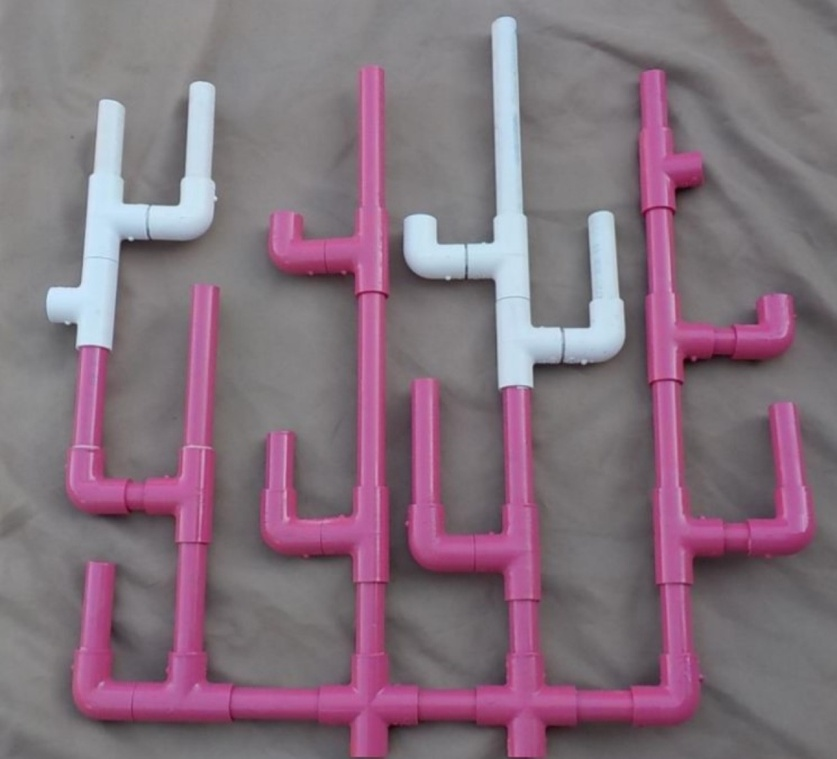
#> input picture inters/reference/coral_ref.jpg, 837 x 759 px, shrunk from 1200 x 1088 before the run
$ python coral.py
#> lines starting #> are read from the running program, lines starting #| are printed output that depends on the picture; after the words box and inside, x2 and y2 are one past the last pixel; in counts of white or black regions, pixels touching at a corner belong together
#> in load_image_from_folder, image is the input picture: shape (759, 837, 3); mean B, G, R 125.2, 112.4, 132.3
#> call 2 of load_image_from_folder, with subdir_name = 'coral'
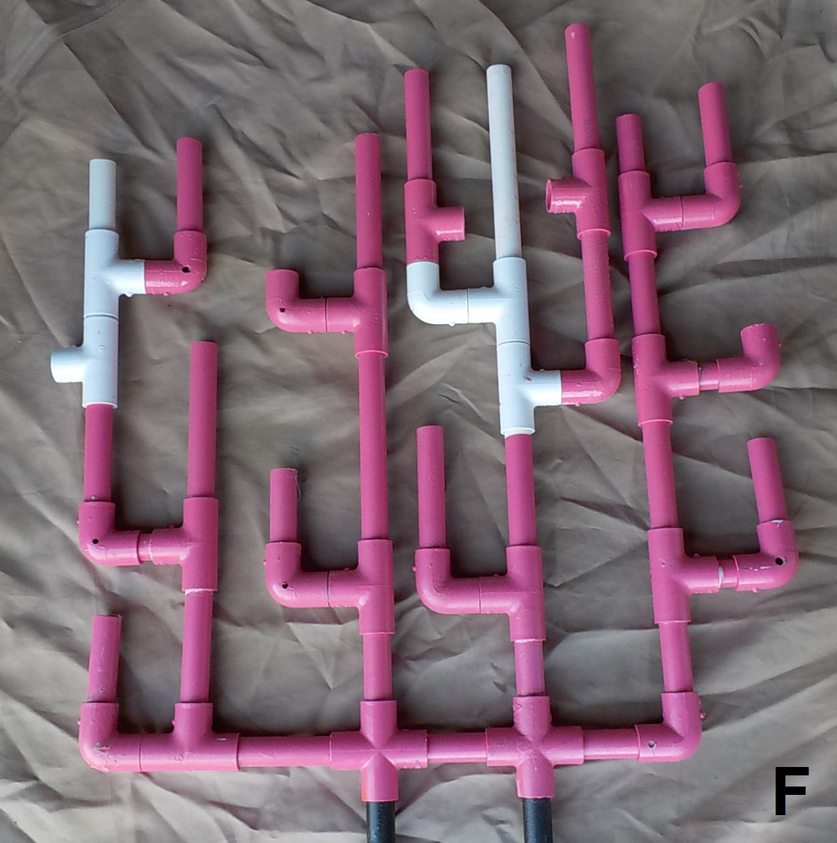
#> input picture inters/coral/Coral Colony F.png, 837 x 843 px, shrunk from 1200 x 1209 before the run
#> in load_image_from_folder, image is the input picture: shape (843, 837, 3); mean B, G, R 114.1, 102.2, 125.4
#!/usr/bin/python3 -u

import cv2
import numpy as np
from matplotlib import pyplot as plt
import imutils
from datetime import datetime
import os

from numpy.lib.npyio import load

RATIO = 0.50

GREEN  = (0,255,0)
BLUE   = (255,0,0)
YELLOW = (0,255,255)
RED    = (0,0,255)

MIN_AREA = 1000
MAX_DIST = 15
WAITKEY = 1

# [13 lines left out: function auto_resize, not called in this run]

def pad_images_to_same_size(images):
    """
    :param images: sequence of images
    :return: list of images padded so that all images have same width and height (max width and height are used)
    """
    width_max = 0
    height_max = 0
    for img in images:
        h, w = img.shape[:2]
        width_max = max(width_max, w)
        height_max = max(height_max, h)
#> this loop made 2 passes
#> (h, w, width_max, height_max) on passes 1 to 2: (759, 837, 837, 759), (843, 837, 837, 843)

    images_padded = []
    for img in images:
        h, w = img.shape[:2]

        diff_vert = height_max - h
        # pad_top = diff_vert//2
        # pad_bottom = diff_vert - pad_top
        pad_top = diff_vert
        pad_bottom = 0

        diff_hori = width_max - w
        pad_left = diff_hori//2
        pad_right = diff_hori - pad_left

        img_padded = cv2.copyMakeBorder(img, pad_top, pad_bottom, pad_left, pad_right, cv2.BORDER_CONSTANT, value=0)
        assert img_padded.shape[:2] == (height_max, width_max)
        images_padded.append(img_padded)
#> this loop made 2 passes
#> (h, w, diff_vert, pad_top, pad_bottom, diff_hori, pad_left, pad_right) on passes 1 to 2: (759, 837, 84, 84, 0, 0, 0, 0), (843, 837, 0, 0, 0, 0, 0, 0)
#> pass 1, in pad_images_to_same_size, `img_padded = cv2.copyMakeBorder(img, pad_top, pad_bottom, pad_left, pa..`:
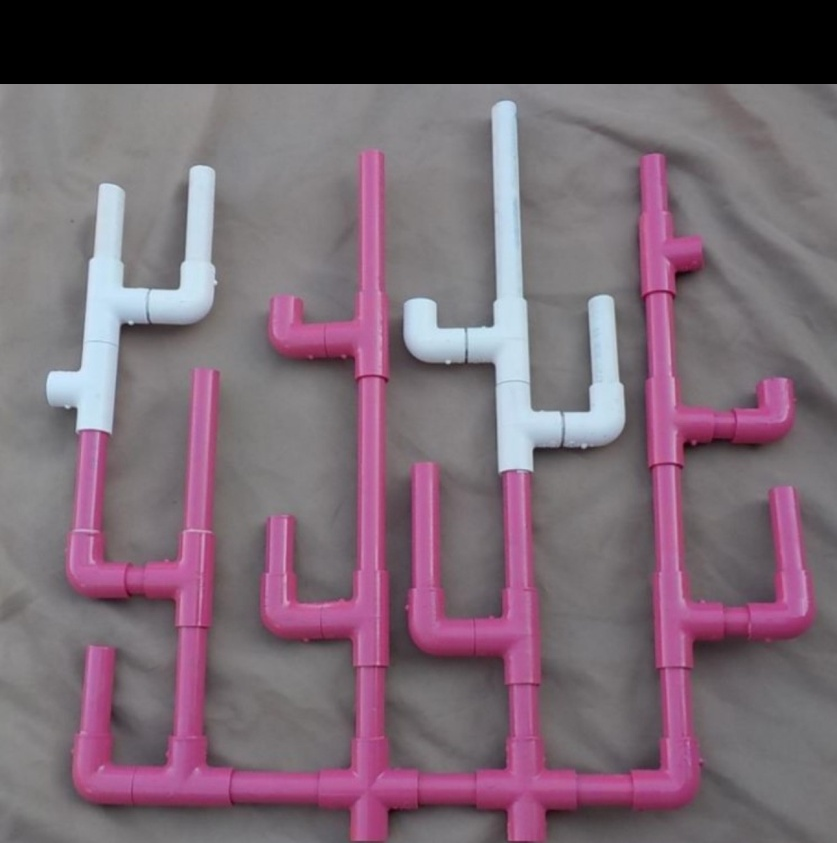
#> img_padded: shape (843, 837, 3); mean B, G, R 112.7, 101.2, 119.1
#> after the loop, images_padded = 2 items

    return images_padded

def get_nonzero(mask, to_open=False, ksize=3):
    ret, thresh = cv2.threshold(mask, 27, 255, cv2.THRESH_BINARY)

    if to_open is True:
        thresh = cv2.morphologyEx(thresh, cv2.MORPH_OPEN, np.ones((ksize,ksize), np.uint8))
        # cv2.imshow("open thresh", thresh)
        # cv2.waitKey(0)
        # cv2.destroyAllWindows()

    return cv2.findNonZero(thresh)

def process_changes(canvas1, canvas2, this_nonzero, other_pink_nonzero, other_white_nonzero, ispink, color1, color2, max_dist=30):
    counter = 0
    hasChange = True
    # cv2.imshow("canvas", canvas)
    cv2.waitKey(1)

    for coor in this_nonzero:
        counter += 1
        target = coor[0]
        tar_x, tar_y = target[0], target[1]
        can_h, can_w = canvas1.shape[:2]
        # if (tar_x >= can_w) or (tar_y >= can_h): continue

        # out_pink = new_pink.copy()
        # cv2.circle(out_pink, (tar_x, tar_y), 5, (0,0,255), -1)
        # cv2.imshow("out_pink", out_pink)

        other_pink_distances = np.sqrt((other_pink_nonzero[:,:,0] - tar_x) ** 2 + (other_pink_nonzero[:,:,1] - tar_y) ** 2)
        nearest_index = np.argmin(other_pink_distances)
        pink_distance = other_pink_distances[nearest_index][0]

        other_white_distances = np.sqrt((other_white_nonzero[:,:,0] - tar_x) ** 2 + (other_white_nonzero[:,:,1] - tar_y) ** 2)
        nearest_index = np.argmin(other_white_distances)
        white_distance = other_white_distances[nearest_index][0]

        if white_distance > max_dist and pink_distance > max_dist:
            """ GROWTH (GREEN) OR DAMAGE (YELLOW) """
            hasChange = True
            canvas1[tar_y, tar_x] = color1


        elif ispink==False and pink_distance < white_distance:
            """ BLEACHING (RED) """
            hasChange = True
            canvas2[tar_y, tar_x] = color2

        elif ispink==True and white_distance < pink_distance:
            """ RECOVERY (BLUE) """
            hasChange = True
            canvas2[tar_y, tar_x] = color2

        # [7 lines of commented-out code are left out]

    return canvas1, canvas2


def get_diff(old_pink, old_white, new_pink, new_white, max_dist=30, close_ksize=0):
    oldpink_nonzero  = get_nonzero(old_pink)
    oldwhite_nonzero = get_nonzero(old_white, to_open=True)
    newpink_nonzero  = get_nonzero(new_pink)
    newwhite_nonzero = get_nonzero(new_white, to_open=True)

    height, width = new_pink.shape[:2]
    canvas_zero   = np.zeros((height, width, 3), dtype=np.uint8)
    canvas_green  = canvas_zero.copy()
    canvas_blue   = canvas_zero.copy()
    canvas_red    = canvas_zero.copy()
    canvas_yellow = canvas_zero.copy()

    print("pc for growth(green) or recovery(blue)")
    canvas_green, canvas_blue = process_changes(canvas_green, canvas_blue, newpink_nonzero, oldpink_nonzero, oldwhite_nonzero, ispink=True , color1=(0,255,0)  , color2=(255,0,0), max_dist=max_dist)
    cv2.imshow("canvas1", cv2.bitwise_or(canvas_green, canvas_blue))
    print("done")
    # cv2.waitKey(0)

    print("pc for growth(green) or bleaching(red)")
    canvas_green, canvas_red = process_changes(canvas_green, canvas_red, newwhite_nonzero, oldpink_nonzero, oldwhite_nonzero, ispink=False, color1=(0,255,0)  , color2=(0,0,255), max_dist=max_dist)
    cv2.imshow("canvas2", cv2.bitwise_or(canvas_green, canvas_red))
    print("done")
    # cv2.waitKey(0)

    print("pc for death(yellow) or bleaching(red)")
    canvas_yellow, canvas_red = process_changes(canvas_yellow, canvas_red, oldpink_nonzero, newpink_nonzero, newwhite_nonzero, ispink=True , color1=(0,255,255), color2=(0,0,255), max_dist=max_dist)
    cv2.imshow("canvas3", cv2.bitwise_or(canvas_yellow, canvas_red))
    print("done")
    # cv2.waitKey(0)

    print("pc for death(yellow) or recovery(blue)")
    canvas_yellow, canvas_blue = process_changes(canvas_yellow, canvas_blue, oldwhite_nonzero, newpink_nonzero, newwhite_nonzero, ispink=False, color1=(0,255,255), color2=(255,0,0), max_dist=max_dist)
    cv2.imshow("canvas4", cv2.bitwise_or(canvas_yellow, canvas_blue))
    print("done")
    # cv2.waitKey(0)

    if close_ksize > 0:
        kernel = np.ones((close_ksize,close_ksize), np.uint8)
        canvas_green = cv2.morphologyEx(canvas_green, cv2.MORPH_CLOSE, kernel)
        canvas_yellow = cv2.morphologyEx(canvas_yellow, cv2.MORPH_CLOSE, kernel)
        # cv2.imshow("canvasBGR opened", canvas)

    cv2.destroyAllWindows()
    # [5 lines of commented-out code are left out]

    return canvas_green, canvas_blue, canvas_red, canvas_yellow


# [36 lines left out: function draw_diff, not called in this run]

def draw_diff_from_multiple_canvas(canvas_arr, new_cropped, min_area=MIN_AREA):
    new_coral = new_cropped
    color_arr = [GREEN, BLUE, RED, YELLOW]
    i = -1
    cont_drawn = 0
    for canvas in canvas_arr:
        i += 1
        canvas_gray = cv2.cvtColor(canvas, cv2.COLOR_BGR2GRAY)
        contours_ret = cv2.findContours(canvas_gray, cv2.RETR_EXTERNAL, cv2.CHAIN_APPROX_SIMPLE)
        # print("canvas len(contours):", len(contours))

        contours = imutils.grab_contours(contours_ret)
        for cont in contours:
            area = cv2.contourArea(cont)
            if area < min_area:
                continue

            print("Drawing Contour with Area:", area)
            cont_x, cont_y, cont_w, cont_h = cv2.boundingRect(cont)
            cv2.rectangle(new_coral, (cont_x-10, cont_y-5), (cont_x+cont_w+5, cont_y+cont_h+20), color_arr[i], 5)

            cont_drawn += 1

            """ Omitting for now since sample randomized image has 5 changes, expected 4 """
            # if cont_drawn == 4:
            #     print("Drawn 4 rectangles, exiting draw function")
                # return new_coral

    return new_coral

# [21 lines left out: function amplify_contours, not called in this run]


########## MAIN ##########

src_arr = [ 'coral_ref.jpg',
            'coral-colony-test-1_51268948073_o.jpg',
            'coral-colony-test-2_51268762126_o.jpg',
            'coral-colony-test-3_51269790240_o.jpg',
            'Coral Colony F.png']

if __name__ == "__main__":
    print("Growth     GREEN")
    print("Recovery   BLUE")
    print("Bleaching  RED")
    print("Death      YELLOW")

    # [12 lines of commented-out code are left out]

    def load_image_from_folder(subdir_name): # Loading all image from a folder
        path_name = os.path.dirname(os.path.abspath(os.path.realpath(__file__)))
        folder = os.sep.join([path_name, subdir_name])
        for filename in os.listdir(folder):
            image = cv2.imread(os.path.join(folder,filename))
            if image is None:
                exit("Failed to read image")
            else:
                return image

    old = load_image_from_folder("reference")
    new = load_image_from_folder("coral")

    if old is None or new is None:
        exit("ERROR: failed to read image")

    old, new = pad_images_to_same_size([old, new])

    old = cv2.resize(old, ( int(old.shape[1]*RATIO), int(old.shape[0]*RATIO) ), interpolation=cv2.INTER_AREA)
    cv2.imshow("old", old)
    old_hsv = cv2.cvtColor(old, cv2.COLOR_BGR2HSV)
#> old_hsv: shape (421, 418, 3); mean H, S, V 124.7, 34.9, 121.2

    new = cv2.resize(new, ( int(new.shape[1]*RATIO), int(new.shape[0]*RATIO) ), interpolation=cv2.INTER_AREA)
    cv2.imshow("new", new)
    new_hsv = cv2.cvtColor(new, cv2.COLOR_BGR2HSV)
#> new_hsv: shape (421, 418, 3); mean H, S, V 111.5, 47.3, 127

    # cv2.waitKey(0)
    begin = datetime.now()

    lower_pink_hsv = (149,29,152)
    upper_pink_hsv = (180,182,255)

    lower_white_hsv = (76,0,154)
    upper_white_hsv = (118,77,255)

    old_pink  = cv2.inRange(old_hsv, lowerb=lower_pink_hsv, upperb=upper_pink_hsv)
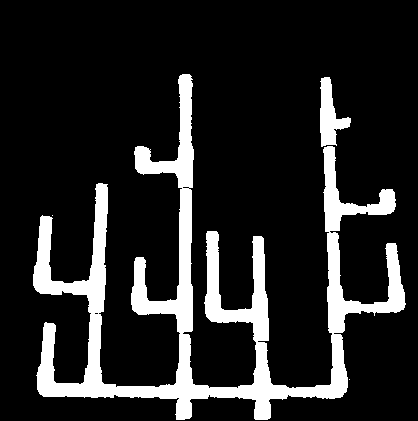
#> old_pink: shape (421, 418); 14.7% white; 4 white regions (2 under 20 px), largest, box (x1, y1, x2, y2) and area: (33, 74, 406, 420) 24750, (320, 77, 351, 147) 1075
    old_white = cv2.inRange(old_hsv, lowerb=lower_white_hsv, upperb=upper_white_hsv)
#> old_white: shape (421, 418); 5.2% white; 2 white regions, box (x1, y1, x2, y2) and area: (202, 50, 312, 235) 5162, (23, 82, 108, 215) 3904
    # cv2.imshow("old_pink" , old_pink)
    # cv2.imshow("old_white", old_white)

    new_pink  = cv2.inRange(new_hsv, lowerb=lower_pink_hsv, upperb=upper_pink_hsv)
#> new_pink: shape (421, 418); 15.8% white; 18 white regions (6 under 20 px), largest, box (x1, y1, x2, y2) and area: (38, 306, 351, 401) 6235, (130, 67, 196, 349) 5053, (316, 162, 398, 345) 4314
    new_white = cv2.inRange(new_hsv, lowerb=lower_white_hsv, upperb=upper_white_hsv)
#> new_white: shape (421, 418); 3.6% white; 44 white regions (35 under 20 px), largest, box (x1, y1, x2, y2) and area: (203, 32, 280, 218) 3458, (25, 79, 72, 202) 2126, (206, 410, 250, 421) 331
    # cv2.imshow("new_pink" , new_pink)
    # cv2.imshow("new_white", new_white)

    height, width = new_pink.shape[:2]
#> height = 421; width = 418
    print("new_pink (h,w):", height, width)
#| new_pink (h,w): 421 418

    # cv2.waitKey(500)
    canvas_green, canvas_blue, canvas_red, canvas_yellow = \
        get_diff(old_pink, old_white, new_pink, new_white, max_dist=MAX_DIST, close_ksize=3)
#> in get_diff, `oldpink_nonzero  = get_nonzero(old_pink)`: oldpink_nonzero = contour of 25827 points, box (x1, y1, x2, y2) (33, 74, 406, 420), area 276
#> in get_nonzero (call 2), `thresh = cv2.morphologyEx(thresh, cv2.MORPH_OPEN, np.ones((ksize,ksize..`: thresh: shape (421, 418); 5.1% white; 2 white regions, box (x1, y1, x2, y2) and area: (202, 50, 312, 234) 5159, (23, 82, 108, 214) 3895
#> in get_diff, `oldwhite_nonzero = get_nonzero(old_white, to_open=True)`: oldwhite_nonzero = contour of 9054 points, box (x1, y1, x2, y2) (23, 50, 312, 234), area 12234
#> in get_diff, `newpink_nonzero  = get_nonzero(new_pink)`: newpink_nonzero = contour of 27775 points, box (x1, y1, x2, y2) (38, 12, 398, 401), area 5138
#> in get_nonzero (call 4), `thresh = cv2.morphologyEx(thresh, cv2.MORPH_OPEN, np.ones((ksize,ksize..`: thresh: shape (421, 418); 3.4% white; 12 white regions (5 under 20 px), largest, box (x1, y1, x2, y2) and area: (203, 32, 280, 217) 3421, (25, 114, 72, 201) 1755, (45, 79, 56, 113) 344
#> in get_diff, `newwhite_nonzero = get_nonzero(new_white, to_open=True)`: newwhite_nonzero = contour of 6018 points, box (x1, y1, x2, y2) (25, 32, 373, 421), area 3775
#> the loop in process_changes, `for coor in this_nonzero:` made 27775 passes
#> (tar_x, tar_y, pink_distance, white_distance) on passes 1 to 12: (285, 12, 75.18, 48.41), (286, 12, 74.71, 49.04), (287, 12, 74.24, 49.68), (288, 12, 73.79, 50.33), (284, 13, 74.79, 47.01), (285, 13, 74.3, 47.63), (286, 13, 73.82, 48.27), (287, 13, 73.36, 48.92), (288, 13, 72.9, 49.58), (289, 13, 72.45, 50.25), (283, 14, 74.43, 45.61), (284, 14, 73.93, 46.23)
#> (tar_x, tar_y, pink_distance) on pass 61: (289, 20, 66.24)
#> call 2 of process_changes, with this_nonzero = array of shape (6018, 1, 2), other_pink_nonzero = array of shape (25827, 1, 2), other_white_nonzero = array of shape (9054, 1, 2), ispink = False, color1 = (0, 255, 0), color2 = (0, 0, 255), max_dist = 15
#> the loop in process_changes (call 2), `for coor in this_nonzero:` made 6018 passes
#> coor on passes 1 to 3: [[247, 32]], [[248, 32]], [[249, 32]]
#> after the loop in process_changes (call 2), `for coor in this_nonzero:`:
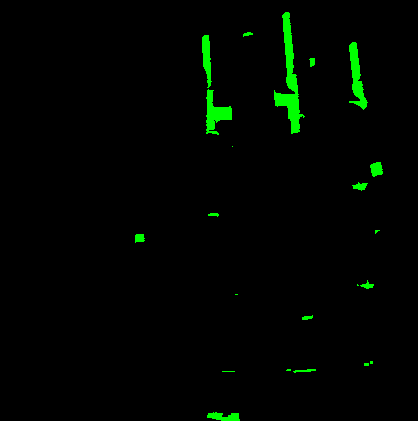
#> canvas1: shape (421, 418, 3); mean of channels 0, 1, 2 0, 5.1, 0; drawn as B, G, R
#> call 3 of process_changes, with this_nonzero = array of shape (25827, 1, 2), other_pink_nonzero = array of shape (27775, 1, 2), other_white_nonzero = array of shape (6018, 1, 2), ispink = True, color1 = (0, 255, 255), color2 = (0, 0, 255), max_dist = 15
#> the loop in process_changes (call 3), `for coor in this_nonzero:` made 25827 passes
#> coor on passes 1 to 3: [[182, 74]], [[183, 74]], [[184, 74]]
#> after the loop in process_changes (call 3), `for coor in this_nonzero:`:
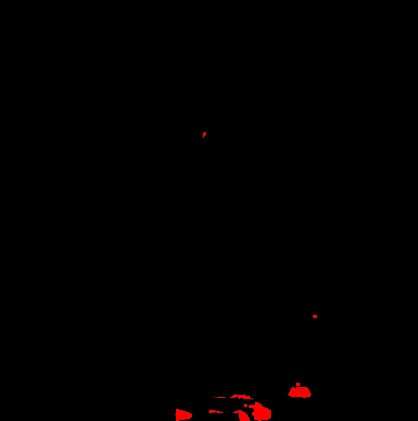
#> canvas2: shape (421, 418, 3); mean of channels 0, 1, 2 0, 0, 1.2; drawn as B, G, R
#> call 4 of process_changes, with this_nonzero = array of shape (9054, 1, 2), other_pink_nonzero = array of shape (27775, 1, 2), other_white_nonzero = array of shape (6018, 1, 2), ispink = False, color1 = (0, 255, 255), color2 = (255, 0, 0), max_dist = 15
#> the loop in process_changes (call 4), `for coor in this_nonzero:` made 9054 passes
#> coor on passes 1 to 3: [[249, 50]], [[250, 50]], [[251, 50]]
#> after the loop in process_changes (call 4), `for coor in this_nonzero:`:
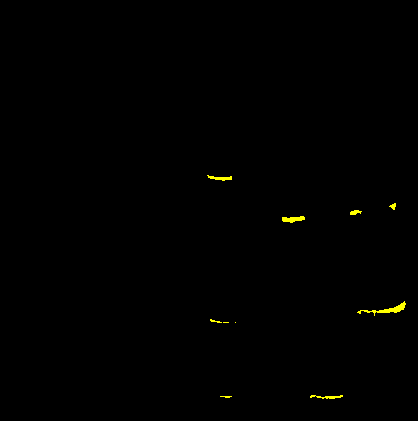
#> canvas1: shape (421, 418, 3); mean of channels 0, 1, 2 0, 0.8, 0.8; drawn as B, G, R

    """ Special for canvas_green: remove bottom 3/8 for any potential growth """
    cg_h, cg_w = canvas_green.shape[:2]
    cv2.rectangle(canvas_green, (0,int(5/8*cg_h)), (cg_w,cg_h), (0,0,0), thickness=-1)
#> canvas_green: shape (421, 418, 3); mean of channels 0, 1, 2 0, 4.6, 0

    # [7 lines of commented-out code are left out]
    canvas = cv2.bitwise_or(canvas_red, canvas_blue)
    canvas = cv2.bitwise_or(canvas, canvas_yellow)
    canvas = cv2.bitwise_or(canvas, canvas_green)

    # print("esc to draw")
    # cv2.waitKey(0)
    cv2.destroyAllWindows()
    cv2.imshow("old", old)
    cv2.imshow("canvas", canvas)

    canvas_arr = [canvas_green, canvas_blue, canvas_red, canvas_yellow]
    # new_drawn = draw_diff(canvas, new, min_area=1000)
    new_drawn = draw_diff_from_multiple_canvas(canvas_arr, new, min_area=MIN_AREA)
#> the loop in draw_diff_from_multiple_canvas, `for canvas in canvas_arr:` made 4 passes
#| Drawing Contour with Area: 1092.5
#| Drawing Contour with Area: 1420.5
#| Drawing Contour with Area: 1756.5
#> after the loop in draw_diff_from_multiple_canvas, `for canvas in canvas_arr:`: canvas_gray: shape (421, 418); values 0 (black) and 226 (white), 0.31% white; 9 white regions (2 under 20 px), largest, box (x1, y1, x2, y2) and area: (357, 301, 406, 316) 181, (282, 216, 305, 223) 105, (207, 175, 232, 181) 76
#> after the loop in draw_diff_from_multiple_canvas, `for canvas in canvas_arr:`:
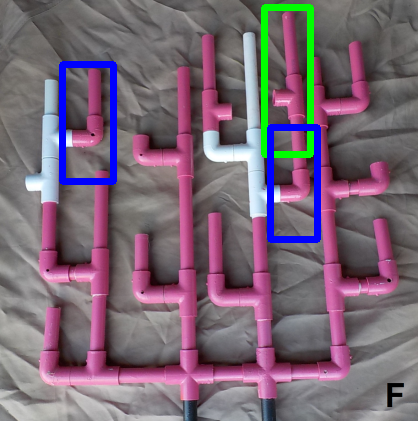
#> new_coral: shape (421, 418, 3); mean B, G, R 116.9, 102.5, 121.2
    cv2.imshow("new_drawn", new_drawn)

    end = datetime.now()
    print("time:", end-begin)

    plt.tight_layout()
    # plt.show()

    while True:
        k = cv2.waitKey(0) & 0xFF
#> (key Esc is pressed here)
        if k == 27:
            cv2.destroyAllWindows()
            break
